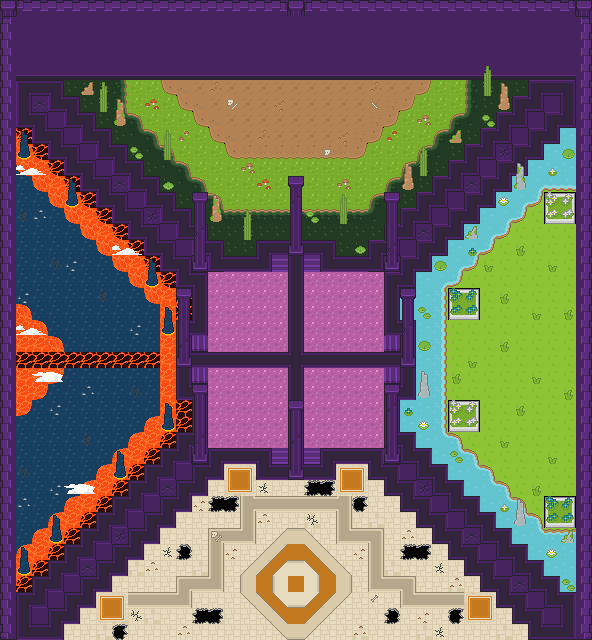

This game map was drawn from its Tiled (.tmx) file and the tilesets committed beside it. A one-line description and the trimmed map source follow:
An orthogonal 37x40 tile map with 16x16 px tiles, 6 tile layers (end, floor, background, middle, ...).

<map version="1.2" tiledversion="1.2.2" orientation="orthogonal" renderorder="left-up" width="37" height="40" tilewidth="16" tileheight="16" infinite="0" nextlayerid="13" nextobjectid="1">
 <tileset firstgid="1" source="basic_tileset.tsx" />
 <layer id="12" name="end" width="37" height="40">
  <data>[1480 cells, 139 non-empty, 2 distinct tile ids]</data>
 </layer>
 <layer id="7" name="floor" width="37" height="40">
  <data>[1480 cells, 1362 non-empty, 52 distinct tile ids]</data>
 </layer>
 <layer id="8" name="background" width="37" height="40">
  <data>[1480 cells, 113 non-empty, 19 distinct tile ids]</data>
 </layer>
 <layer id="9" name="middle" width="37" height="40">
  <data>[1480 cells, 13 non-empty, 4 distinct tile ids]</data>
 </layer>
 <layer id="10" name="foreground" width="37" height="40">
  <data>[1480 cells, 163 non-empty, 15 distinct tile ids]</data>
 </layer>
 <layer id="11" name="details" width="37" height="40">
  <data>[1480 cells, 136 non-empty, 41 distinct tile ids]</data>
 </layer>
</map>
